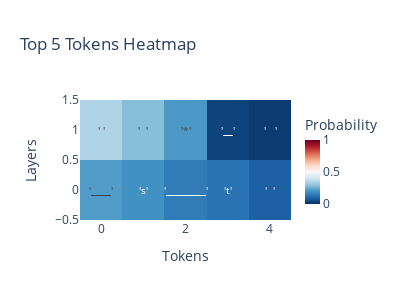

Notebook cell for this chart:
### Code cell
fig = plot_topk_tokens(probs, it_model.tokenizer, k=5)

### Figure 1 — Plotly figure (JSON) as saved in the notebook; plotly's stock layout.template omitted (floating-point values rounded to 4 significant figures)
{"data": [{"colorbar": {"len": 0.9, "thickness": 15, "title": {"text": "Probability"}}, "colorscale": [[0, "rgb(5,48,97)"], [0.1, "rgb(33,102,172)"], [0.2, "rgb(67,147,195)"], [0.3, "rgb(146,197,222)"], [0.4, "rgb(209,229,240)"], [0.5, "rgb(247,247,247)"], [0.6, "rgb(253,219,199)"], [0.7, "rgb(244,165,130)"], [0.8, "rgb(214,96,77)"], [0.9, "rgb(178,24,43)"], [1, "rgb(103,0,31)"]], "hovertemplate": "Layer: %{y}<br>%{hovertext}<br>Probability: %{z}<extra></extra>", "hovertext": [["ID: 139<br>Token: '▁▁'", "ID: 235256<br>Token: 's'", "ID: 141<br>Token: '▁▁▁▁'", "ID: 235251<br>Token: 't'", "ID: 109<br>Token: '\n\n'"], ["ID: 108<br>Token: '\n'", "ID: 109<br>Token: '\n\n'", "ID: 235287<br>Token: '*'", "ID: 235248<br>Token: '▁'", "ID: 110<br>Token: '\n\n\n'"]], "text": [["'▁▁'", "'s'", "'▁▁▁▁'", "'t'", "'\n\n'"], ["'\n'", "'\n\n'", "'*'", "'▁'", "'\n\n\n'"]], "texttemplate": "%{text}", "type": "heatmap", "x": [0, 1, 2, 3, 4], "xaxis": "x", "y": [0, 1], "yaxis": "y", "z": [[0.2181, 0.1955, 0.1476, 0.1302, 0.0888], [0.3481, 0.2864, 0.2095, 0.03557, 0.02026]], "zmax": 1, "zmin": 0}], "layout": {"height": 300, "showlegend": false, "title": {"text": "Top 5 Tokens Heatmap"}, "width": 400, "xaxis": {"anchor": "y", "domain": [0, 1], "title": {"text": "Tokens"}}, "yaxis": {"anchor": "x", "domain": [0, 1], "title": {"text": "Layers"}}}}
